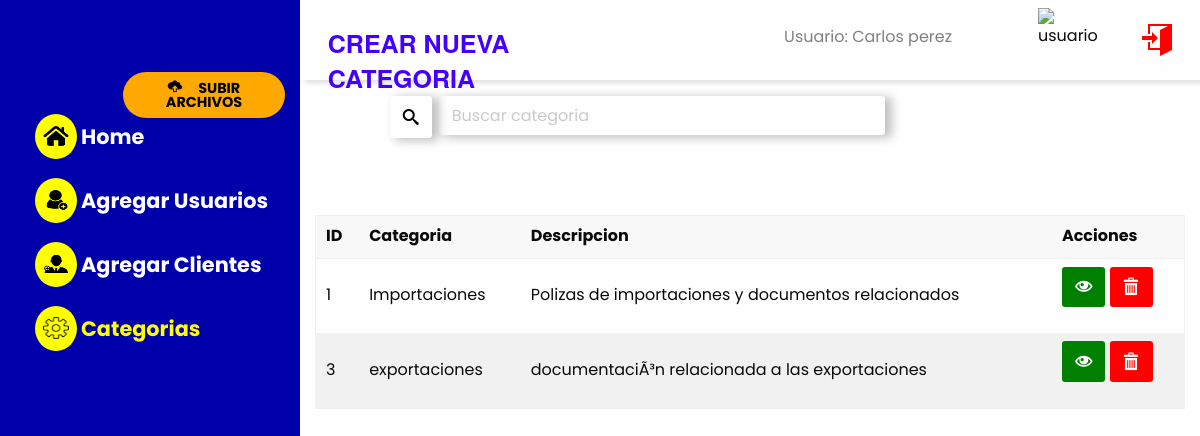
The app's page /views/ver_categorias.php (signed in) with its own data.
### tables this page shows
CREATE TABLE `usuarios` (
  `user_id` int(100) NOT NULL,
  `user_monbre` varchar(100) NOT NULL,
  `user_mail` varchar(50) NOT NULL,
  `user_pass` varchar(50) NOT NULL,
  `user_tipo` varchar(20) NOT NULL,
  `user_cliente` int(11) NOT NULL,
  `user_permiso` int(2) NOT NULL,
  `user_estado` tinyint(4) NOT NULL,
  `user_timestamp` timestamp NOT NULL DEFAULT CURRENT_TIMESTAMP ON UPDATE CURRENT_TIMESTAMP
);

CREATE TABLE `categoria` (
  `cat_id` int(11) NOT NULL,
  `cat_desc` varchar(100) NOT NULL,
  `cat_nombre` varchar(250) NOT NULL
);

### views/ver_categorias.php (the view, shortened to what this page needs)
<?php
	require ('../core/conexion.php');
		$user_id =	$_SESSION['user_id'];
		$sql="SELECT * FROM usuarios Where user_id='$user_id'";
		$result=$mysqli->query($sql);
		$rows = $result->num_rows;
		$row = $result->fetch_assoc();
		$sql2 ="SELECT * FROM categoria";
		$result2=$mysqli->query($sql2);
 ?>
 <!doctype html>
<html class="no-js" lang="es" dir="ltr">
  <head>
    <link rel="stylesheet" href="../css/foundation.css">
    <link rel="stylesheet" href="../css/app.css">
    <link rel="stylesheet" type="text/css" href="../font/flaticon.css">
    <link rel="stylesheet" href="../font/style.css">
    <link rel="stylesheet" href="../font/ie7/ie7.css">
</head>
<body>
	<div class="grid-container fluid">
		<div class="grid-x grid-padding-x">
			<div class="cell medium-3"style="background-color: #0000AB; height: 50rem;">
    				<div class="barra_lat">
      				<?php
						 if ($row['user_permiso'] == 1 || $row['user_permiso'] == 3 || $row['user_permiso'] == 4)  {
  							echo "<button id='file' class='btn'><span><i class='icon-cloud-upload'></i></span>SUBIR ARCHIVOS</button>";
  						};
				  	?>
      				<ul class="nav-bar">
						<li><a href="home.php"><button><span>
							<img src="../img/home-06.png" alt="control"></span> Home </button></a></li>
						<li><a href="configuracion.php"><button><span>
							<img src="../img/add-users-06.png" alt="control"></span> Agregar Usuarios </button></a></li>
						<li><a href="clientes.php"><button><span>
							<img src="../img/add-clientes-06.png" alt="control"></span> Agregar Clientes </button></a></li>
						<li><a href="categorias.php"><button style="color: yellow;"><span>
							<img src="../img/settings.png" alt="control"></span> Categorias </button></a></li>
      				</ul>
      				</div>
    			</div>
    			<div class="cell medium-9">
    				<div class="grid-x grid-padding-x cabecera">
							<div class="cell medium-5">
							   <h4>CREAR NUEVA CATEGORIA</h4>
						    </div>
						    <div class="cell medium-4">
						    	<p>Usuario: <?php if ($rows>0) {
							   	echo $row['user_monbre'];
							   }; ?></p>
						    </div>
						    <div class="cell medium-2">
						    		<img src="../img/user.png" alt="usuario">
						    </div>
						    <div class="cell medium-1 ">
						    	<div class="cerrar_secion">
						    			<a href="../core/cerrar_secion.php">
    					<i class="icon-enter"></i> </a>
						    	</div>
						    </div>
					</div>
					<div class="grid-x grid-margin-x acciones">
						<div class="cell medium-7 medium-offset-1">
							<div id="wraper">
							<input type="text" id="buscar_user" placeholder=" Buscar categoria">
							<button class="buscar_btn"><i class="icon-search"></i></button>
							</div>
						</div>
					</div>
					<div class="grid-x grid-padding-x tabla">
						<div class="cell medium-12">
							<table id="mytable">
							<thead>
								<td>ID</td>
								<th>Categoria</th>
								<th>Descripcion</th>
								<th>Acciones</th>
							</thead>
							<tbody id="user_table">
								<?php
								   		foreach ($result2 as $key => $v) {
										echo "<tr>
												<td id=".$v['cat_id']." class='cat_id'>".$v['cat_id']."</td>
												<td id=".$v['cat_nombre']." class='cat_nombre'>".$v['cat_nombre']."</td>
												<td id=".$v['cat_desc']." class='cat_desc'>".$v['cat_desc']."</td>
												<td>
													<button id='edit_cat' class='button editar small'>
													<i class='icon-eye'></i></button>
									<button id='elimina' class='button desactiva small'><i class='icon-bin'></i></button>
												</td>
											</tr>";
										};
								 ?>
							</tbody>
						    </table>
						</div>
					</div>
    			</div>
		</div>
	</div>
</body>
</html>

### css/app.css (style rules this page uses)
* { font-family: 'Poppins', sans-serif; }
.cabecera { height: 5rem; box-shadow: 6px 2px 5px 1px rgba(0,0,0,0.12); }
.cabecera h4 { text-align: left; padding: 0.8rem; color: #4300FF; vertical-align: middle; margin-top: 0.8rem; font-weight: bold; }
.cabecera p { text-align: right; padding: 0.5rem; color: gray; margin-top: 1rem; }
.cabecera img { height: 4rem; width: 4rem; float: right; margin-top: 0.5rem; margin-right: 0.5rem; }
.barra_lat { margin-top: 4rem; align-content: center; }
.btn { width: 60%; padding: 0.5rem; font-size: 0.8rem; background-color: #FFA900; text-align: center; border-radius: 5rem; float: right; margin-top: 0.5rem; font-size: 0.9rem; font-weight: bold; cursor: pointer; }
.btn span i { margin-right: 1rem; }
.nav-bar { list-style: none; font-size: 1rem; text-align: left; width: 90%; margin-right: 5%; }
.nav-bar li button { color: white; font-size: 1.3rem; font-weight: bold; margin-bottom: 1.5rem; height: 2.5rem; cursor: pointer; }
.nav-bar li button span { background-color: yellow; border-radius: 50%; color: black; padding:0.5rem; margin-right: 0.5rem cursor: pointer; }
.nav-bar li button span img { width: 1.6rem; height: 1.6rem; padding-bottom: 0.2rem; cursor: pointer; }
.acciones { margin-top: 1rem; }
.acciones input { width: 90%; float: right; border:none; box-shadow: 6px 2px 10px 1px rgba(0,0,0,0.24); }
.acciones i { float: left; margin-top: 0.2rem box-shadow: 6px 2px 10px 1px rgba(0,0,0,0.24); }
.tabla { margin-top: 2rem; }
.tabla div { padding: 2rem; }
.editar { background-color: green; color: white; }
.editar i { font-size: 1.1rem; }
.desactiva { background-color: red; }
.desactiva i { font-size: 1.1rem; }
.buscar_btn { background-color: transparent; padding: 0; margin:0; box-shadow: 6px 2px 10px 1px rgba(0,0,0,0.24); }
.buscar_btn i { padding: 0.8rem; }
.cerrar_secion { height: 2.5rem; width: 2.5rem; margin-top: 1.5rem; }
.cerrar_secion a i { text-align: center; color: red; font-size: 2rem; }
#file { font-family: 'Poppins', sans-serif; padding-left: 1rem; padding-right: 1rem; text-align: center; }

### records on screen
usuarios: user_monbre "Carlos perez"
categoria: cat_id "1", cat_nombre "Importaciones", cat_desc "Polizas de importaciones y documentos relacionados"
categoria: cat_id "3", cat_nombre "exportaciones", cat_desc "documentaciÃ³n relacionada a las exportaciones"
